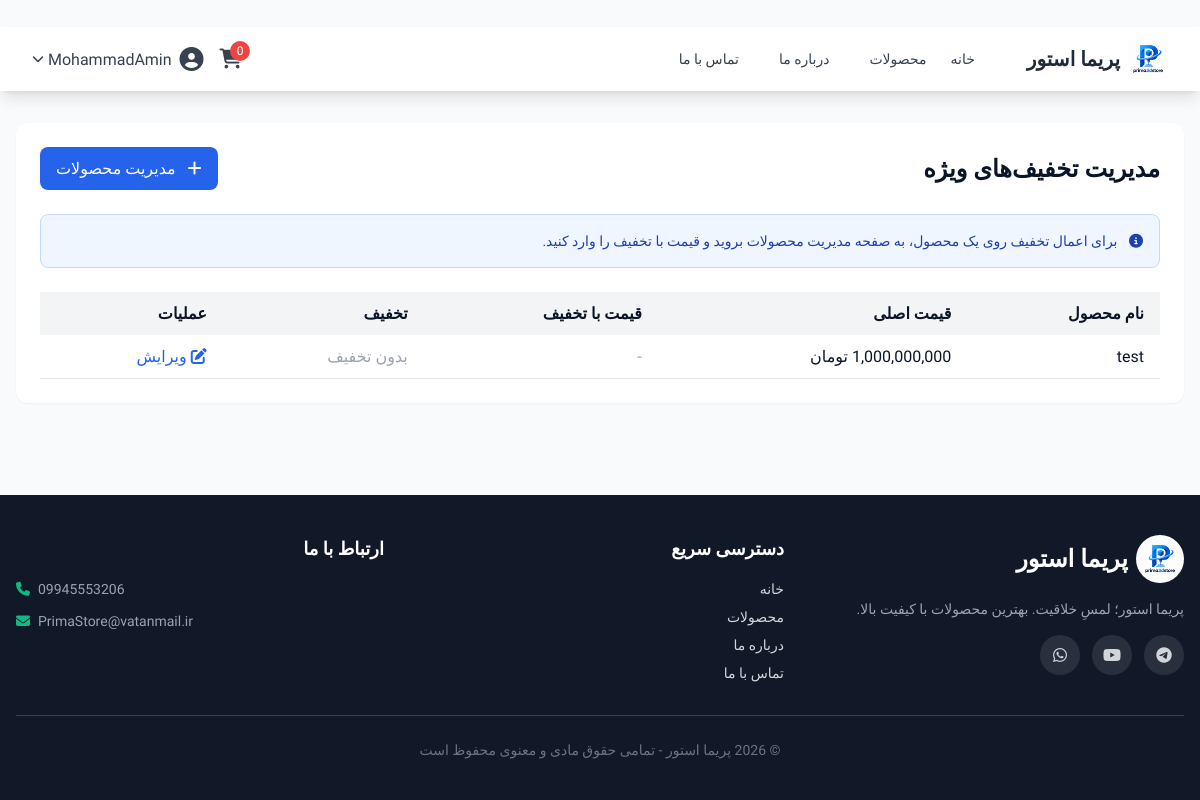
/admin/discounts (signed in), run on the app's committed database.
### app/main.py (models this page shows)
class User(UserMixin, db.Model):
    __tablename__ = 'users'
    id = db.Column(db.Integer, primary_key=True)
    username = db.Column(db.String(80), unique=True, nullable=False)
    email = db.Column(db.String(120), unique=True, nullable=False)
    password_hash = db.Column(db.String(200), nullable=False)
    full_name = db.Column(db.String(100))
    is_admin = db.Column(db.Boolean, default=False)
    is_active = db.Column(db.Boolean, default=True)

class Product(db.Model):
    __tablename__ = 'products'
    id = db.Column(db.Integer, primary_key=True)
    name = db.Column(db.String(200), nullable=False)
    slug = db.Column(db.String(200), unique=True, nullable=False)
    description = db.Column(db.Text)
    price = db.Column(db.Numeric(10, 2), nullable=False)
    quantity = db.Column(db.Integer, default=0)
    category_id = db.Column(db.Integer, db.ForeignKey('categories.id'))
    user_id = db.Column(db.Integer, db.ForeignKey('users.id'))
    material = db.Column(db.String(100))
    color = db.Column(db.String(50), nullable=True)
    color_name = db.Column(db.String(50), nullable=True)
    is_available = db.Column(db.Boolean, default=True)
    status = db.Column(db.String(20), default='published')
    image_url = db.Column(db.String(300), nullable=True)
    discount_price = db.Column(db.Numeric(10, 2), nullable=True)
    sales_count = db.Column(db.Integer, default=0)
    view_count = db.Column(db.Integer, default=0)
    created_at = db.Column(db.DateTime, default=db.func.current_timestamp())

### app/main.py (the view)
@app.route('/admin/discounts')
@login_required
def admin_discounts():
    if not current_user.is_admin:
        flash('دسترسی غیرمجاز!', 'error')
        return redirect(url_for('index'))
    products = Product.query.order_by(Product.id.desc()).all()
    return render_template('admin/discounts.html', products=products)

### app/main.py (called while the page is built)
@login_manager.user_loader
def load_user(user_id):
    return User.query.get(int(user_id))

@app.template_filter('format_currency')
def format_currency(value):
    if value is None:
        return '۰ تومان'
    try:
        return f"{int(value):,} تومان"
    except:
        return '۰ تومان'

@app.context_processor
def inject_announcement():
    global announcement, announcement_link, announcement_page
    from datetime import datetime
    current_page = request.endpoint or ""
    show = False
    if announcement_page == "all":
        show = True
    elif announcement_page == "home" and current_page == "index":
        show = True
    elif announcement_page == "products" and current_page == "products":
        show = True
    elif announcement_page == "product" and current_page == "product_detail":
        show = True
    return {
        "announcement": announcement if show else None,
        "announcement_link": announcement_link if show else None,
        "now": datetime.now()
    }

### app/interfaces/templates/admin/discounts.html (shortened to what this page needs)
﻿{% extends "base.html" %}
{% block content %}
<div class="bg-white rounded-xl shadow-sm p-6">
    <div class="flex justify-between items-center mb-6">
        <h1 class="text-2xl font-bold">مدیریت تخفیف‌های ویژه</h1>
        <a href="/admin/products" class="bg-blue-600 text-white px-4 py-2 rounded-lg hover:bg-blue-700 transition">
            <i class="fas fa-plus ml-2"></i> مدیریت محصولات
        </a>
    </div>
    <div class="mb-6 p-4 bg-blue-50 rounded-lg border border-blue-200">
        <p class="text-sm text-blue-800">
            <i class="fas fa-info-circle ml-2"></i>
            برای اعمال تخفیف روی یک محصول، به صفحه مدیریت محصولات بروید و قیمت با تخفیف را وارد کنید.
        </p>
    </div>
    <div class="overflow-x-auto">
        <table class="w-full">
            <thead>
                <tr class="bg-gray-100">
                    <th class="px-4 py-3 text-right">نام محصول</th>
                    <th class="px-4 py-3 text-right">قیمت اصلی</th>
                    <th class="px-4 py-3 text-right">قیمت با تخفیف</th>
                    <th class="px-4 py-3 text-right">تخفیف</th>
                    <th class="px-4 py-3 text-right">عملیات</th>
                </tr>
            </thead>
            <tbody>
                {% for product in products %}
                <tr class="border-b hover:bg-gray-50">
                    <td class="px-4 py-3">{{ product.name }}</td>
                    <td class="px-4 py-3">{{ product.price|format_currency }}</td>
                    <td class="px-4 py-3">
                        {% if product.discount_price and product.discount_price < product.price %}
                            <span class="text-red-600 font-bold">{{ product.discount_price|format_currency }}</span>
                        {% else %}
                            <span class="text-gray-400">-</span>
                        {% endif %}
                    </td>
                    <td class="px-4 py-3">
                        {% if product.discount_price and product.discount_price < product.price %}
                            <span class="bg-green-100 text-green-800 px-2 py-1 rounded text-sm font-bold">
                                {{ ((product.price - product.discount_price) / product.price * 100)|round|int }}%
                            </span>
                        {% else %}
                            <span class="text-gray-400">بدون تخفیف</span>
                        {% endif %}
                    </td>
                    <td class="px-4 py-3">
                        <a href="/admin/products/edit/{{ product.id }}" class="text-blue-600 hover:text-blue-800">
                            <i class="fas fa-edit"></i> ویرایش
                        </a>
                    </td>
                </tr>
                {% endfor %}
            </tbody>
        </table>
    </div>
</div>
{% endblock %}

### app/interfaces/templates/base.html (shortened to what this page needs)
<!DOCTYPE html>
<html lang="fa" dir="rtl">
<head>
    <script src="{{ url_for('static', filename='js/tailwind.js') }}"></script>
    <link href="https://cdnjs.cloudflare.com/ajax/libs/font-awesome/6.5.1/css/all.min.css" rel="stylesheet">
    <link rel="stylesheet" href="{{ url_for('static', filename='css/style.css') }}">
</head>
<body class="bg-gray-50 flex flex-col min-h-screen">
    <nav class="bg-white shadow-lg sticky top-0 z-50">
        <div class="max-w-7xl mx-auto px-4 sm:px-6 lg:px-8">
            <div class="flex justify-between h-16">
                <div class="flex items-center">
                    <a href="/" class="flex items-center gap-2 group">
                        <img src="{{ url_for('static', filename='images/logo.png') }}" alt="پریما استور" class="h-10 w-10 object-contain transition-transform duration-300 group-hover:scale-110 group-hover:rotate-6">
                        <span class="text-xl font-bold text-gray-800 transition-colors duration-300 group-hover:text-emerald-600">پریما استور</span>
                    </a>
                    <div class="hidden md:flex mr-10 space-x-4">
                        <a href="/" class="text-gray-700 hover:text-emerald-600 px-3 py-2 rounded-md text-sm font-medium transition">خانه</a>
                        <a href="/products" class="text-gray-700 hover:text-emerald-600 px-3 py-2 rounded-md text-sm font-medium transition">محصولات</a>
                        <a href="/about" class="text-gray-700 hover:text-emerald-600 px-3 py-2 rounded-md text-sm font-medium transition">درباره ما</a>
                        <a href="/contact" class="text-gray-700 hover:text-emerald-600 px-3 py-2 rounded-md text-sm font-medium transition">تماس با ما</a>
                    </div>
                </div>
                <div class="flex items-center space-x-4 space-x-reverse">
                    <a href="/cart" class="relative text-gray-700 hover:text-emerald-600 transition">
                        <i class="fas fa-shopping-cart text-xl"></i>
                        <span class="absolute -top-2 -right-2 bg-red-500 text-white text-xs rounded-full h-5 w-5 flex items-center justify-center">
                            {{ session.get('cart', {})|length }}
                        </span>
                    </a>
                    {% if current_user.is_authenticated %}
                    <div class="relative group">
                        <button class="flex items-center text-gray-700 hover:text-emerald-600 transition">
                            <i class="fas fa-user-circle text-2xl"></i>
                            <span class="mr-2">{{ current_user.username }}</span>
                            <i class="fas fa-chevron-down text-xs mr-1"></i>
                        </button>
                    {% else %}
                    <a href="/auth/login" class="text-gray-700 hover:text-emerald-600 transition font-medium">ورود</a>
                    <a href="/auth/register" class="bg-emerald-600 text-white px-4 py-2 rounded-lg hover:bg-emerald-700 transition font-medium">ثبت‌نام</a>
                    {% endif %}
                </div>
            </div>
        </div>
    </nav>
    <main class="flex-grow max-w-7xl mx-auto w-full px-4 py-8">
        {% block content %}{% endblock %}
    </main>
    <footer class="footer bg-gray-900 text-gray-300 mt-auto">
        <div class="max-w-7xl mx-auto px-4 py-10">
            <div class="grid grid-cols-1 md:grid-cols-3 gap-8">
                <div>
                    <a href="/" class="flex items-center gap-2 mb-4 text-white">
                        <img src="{{ url_for('static', filename='images/logo.png') }}" alt="پریما استور" class="h-12 w-12 object-contain bg-white rounded-full p-1">
                        <span class="text-2xl font-bold">پریما استور</span>
                    </a>
                    <p class="text-sm text-gray-400 mb-4">پریما استور؛ لمسِ خلاقیت. بهترین محصولات با کیفیت بالا.</p>
                    <div class="flex gap-3 mt-4">
                        <a href="#" class="social-icon"><i class="fab fa-telegram"></i></a>
                        <a href="#" class="social-icon"><i class="fab fa-youtube"></i></a>
                        <a href="#" class="social-icon"><i class="fab fa-whatsapp"></i></a>
                    </div>
                </div>
                <div>
                    <h4 class="text-white font-bold mb-4 text-lg">دسترسی سریع</h4>
                    <ul class="space-y-2 text-sm">
                        <li><a href="/" class="hover:text-emerald-400 transition">خانه</a></li>
                        <li><a href="/products" class="hover:text-emerald-400 transition">محصولات</a></li>
                        <li><a href="/about" class="hover:text-emerald-400 transition">درباره ما</a></li>
                        <li><a href="/contact" class="hover:text-emerald-400 transition">تماس با ما</a></li>
                    </ul>
                </div>
                <div>
                    <h4 class="text-white font-bold mb-4 text-lg">ارتباط با ما</h4>
                    <ul class="space-y-3 text-sm text-gray-400">
                        <li class="flex items-center gap-2" dir="ltr"><i class="fas fa-phone text-emerald-500"></i> 09945553206</li>
                        <li class="flex items-center gap-2" dir="ltr"><i class="fas fa-envelope text-emerald-500"></i> PrimaStore@vatanmail.ir</li>
                    </ul>
                </div>
            </div>
            <div class="border-t border-gray-700 mt-8 pt-6 text-center text-sm text-gray-500">
                © 2026 پریما استور - تمامی حقوق مادی و معنوی محفوظ است
            </div>
        </div>
    </footer>
</body>
</html>

### app/interfaces/static/css/style.css (style rules this page uses)
:root { --bg-primary: #f0f2f5; --bg-secondary: #ffffff; --bg-card: #ffffff; --bg-card-hover: #f8faff; --text-primary: #0a1628; --text-secondary: #4a5568; --text-muted: #a0aec0; --border-color: #e2e8f0; --primary: #2563eb; --primary-dark: #1d4ed8; --primary-light: rgba(37, 99, 235, 0.1); --primary-gradient: linear-gradient(135deg, #2563eb, #7c3aed); --secondary: #0ea5e9; --accent: #ec4899; --success: #10b981; --warning: #f59e0b; --shadow-sm: 0 1px 3px rgba(0,0,0,0.06); --shadow: 0 4px 20px rgba(0,0,0,0.08); --shadow-lg: 0 8px 40px rgba(0,0,0,0.12); --shadow-xl: 0 12px 60px rgba(0,0,0,0.16); --shadow-primary: 0 4px 20px rgba(37, 99, 235, 0.35); --radius: 16px; --radius-lg: 24px; --transition: all 0.3s cubic-bezier(0.4, 0, 0.2, 1); }
* { margin: 0; padding: 0; box-sizing: border-box; }
html { scroll-behavior: smooth; }
body { background: var(--bg-primary); color: var(--text-primary); font-family: 'Vazirmatn', system-ui, -apple-system, sans-serif; transition: var(--transition); min-height: 100vh; line-height: 1.7; }

### app/interfaces/templates/base.html (style rules this page uses)
body { font-family: 'Vazirmatn', sans-serif; }
.footer .social-icon { display: inline-flex; align-items: center; justify-content: center; width: 40px; height: 40px; border-radius: 50%; background: rgba(255,255,255,0.1); transition: all 0.3s; }

### data on the page
User: username "MohammadAmin"
Product: name "test", price "1,000,000,000 تومان", shows "بدون تخفیف"

### other printed values
{{ session.get('cart', {})|length }} "0"
